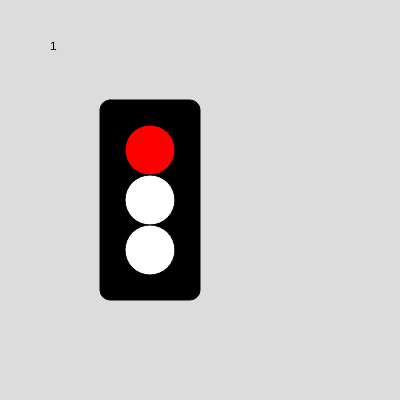
Frame 1 (no input)
Frame 60 (no input): identical to frame 1, image omitted
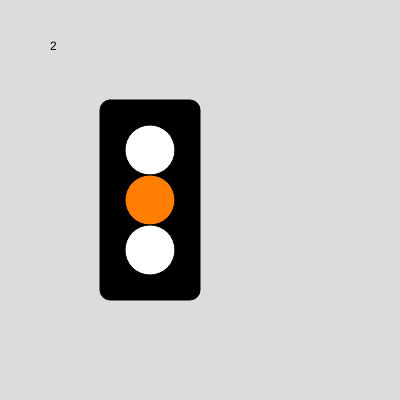
Frame 120 (the mouse pressed at the canvas centre since frame 60)

The p5.js sketch that drew these frames (run headless with seeded random() and noise() and a simulated clock; from frame 60 on, the mouse is pressed at the canvas centre):

// p5.js sketch
// ── sketch.js
const RED = 1
const AMBER = 2
const GREEN = 3
var status = RED;

function setup() {
  createCanvas(400, 400);
  frameRate(60)
}

function draw() {
  background(220);
  if(frameCount % 120 == 0){
    status++
  if(status > 3){
    status = RED
    }
  }
  fill(0);
  text(status,50,50)
  rect(100,100,100,200,10)
  if(status == RED){
    fill(255,0,0)
  }
  else{
    fill(255)
  }
  circle(150,150,50);
  if(status == AMBER){
    fill(255,125,0);
  }
  else{
    fill(255)
  }
  circle(150,200,50)
  if(status == GREEN){
    fill(150,200,50)
  }
  else{
    fill(255)
  }
  circle(150,250,50);
  
}
